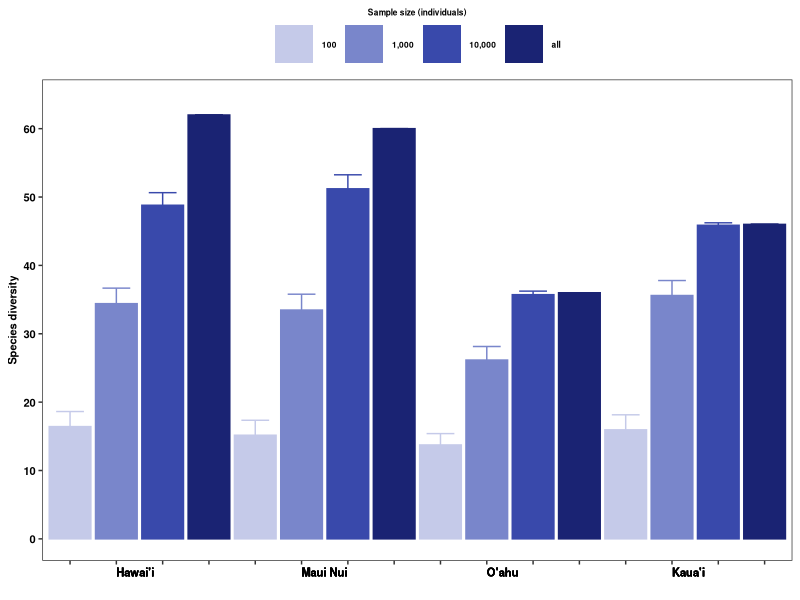

Write R code to recreate this figure.
##########
# Fig.x #
##########
# discard

require(dplyr)
require(ggplot2)
require(grid)
require(ggsci)
require(reshape2)

#########
# data ##
#########

#########
# data ##
#########

SppR<-read.csv("Cleaned_Data/RarefySppRichness_alldata.csv",header=T)

SppR$Rarefy<-factor(SppR$Rarefy, levels=c("N100","N1000","N10000","all"))
SppR$Location<-factor(SppR$Location,levels=c("Hawai'i Island","Maui Nui","O'ahu Island","Kaua'i Island"))

SppR$Loc_Rare<-as.factor(paste(SppR$Location,SppR$Rarefy,sep="_"))

SppR$Loc_Rare<-factor(SppR$Loc_Rare, levels=c("Hawai'i Island_N100","Hawai'i Island_N1000","Hawai'i Island_N10000","Hawai'i Island_all",
                                              "Maui Nui_N100","Maui Nui_N1000","Maui Nui_N10000","Maui Nui_all" ,
                                              "O'ahu Island_N100","O'ahu Island_N1000","O'ahu Island_N10000","O'ahu Island_all",
                                              "Kaua'i Island_N100","Kaua'i Island_N1000","Kaua'i Island_N10000","Kaua'i Island_all"))

SppR$Rarefy<-as.character(SppR$Rarefy)
SppR$Rarefy2<-ifelse(SppR$Rarefy=="N100","100",NA)
SppR$Rarefy2<-ifelse(SppR$Rarefy=="N1000","1,000",SppR$Rarefy2)
SppR$Rarefy2<-ifelse(SppR$Rarefy=="N10000","10,000",SppR$Rarefy2)
SppR$Rarefy2<-ifelse(SppR$Rarefy=="all","all",SppR$Rarefy2)
SppR$Rarefy2<-as.factor(SppR$Rarefy2)
SppR$Rarefy2<-factor(SppR$Rarefy2, levels=c("100","1,000","10,000","all"))

###########
# figure ##
###########

All_bar<-ggplot(SppR,aes(x=Loc_Rare,y=S,colour=Rarefy2, fill=Rarefy2))+ 
  geom_bar(stat="identity",position=position_dodge())+
  geom_errorbar(data=SppR,aes(ymin=S-se,ymax =S+se), width=0.6) +
  scale_x_discrete(labels=c("Hawai'i Island_N100"="","Hawai'i Island_N1000"="Hawai'i","Hawai'i Island_N10000"="","Hawai'i Island_all"="",
                            "Maui Nui_N100"="","Maui Nui_N1000"="Maui Nui","Maui Nui_N10000"="","Maui Nui_all"="" ,
                            "O'ahu Island_N100"="","O'ahu Island_N1000"="O'ahu","O'ahu Island_N10000"="","O'ahu Island_all"="",
                            "Kaua'i Island_N100"="","Kaua'i Island_N1000"="Kaua'i","Kaua'i Island_N10000"="","Kaua'i Island_all"=""))+
  
  scale_fill_manual(values=c("#C5CAE9","#7986CB","#3949AB","#1A2373"))+
  scale_colour_manual(values=c("#C5CAE9","#7986CB","#3949AB","#1A2373"))+
  
  scale_y_continuous(limits=c(0,64),breaks=c(0, 10, 20, 30, 40, 50, 60))+
  guides(colour=FALSE,fill=guide_legend(title="Sample size (individuals)",title.position = "top"))+
  labs(x="",y="Species diversity")+
  theme_bw()+theme(legend.position="top", 
                   axis.title.y=element_text(colour="black",face="bold",size=8),
                   axis.title.x=element_text(colour="black",face="bold",size=6),
                   axis.text.x=element_text(colour=c("black"),face="bold",size=8, hjust=c(0.2,0,0,0)),
                   axis.text.y=element_text(colour=c("black"),face="bold",size=8),
                   legend.text=element_text(colour=c("black"),face="bold",size=6),
                   legend.title = element_text(colour="black",face="bold",size=6),
                   legend.title.align = 0.5,
                   legend.key.size = unit(2,"line"),
                   legend.margin =margin(t=0, r=0, b=0, l=0, unit="cm"),
                   panel.grid.major = element_blank(), panel.grid.minor = element_blank())

#################
# combine panels#
#################

#require(cowplot)

png(filename="Figures/IslandLevel_Rare_SppDiv_FigS1.png", 
    units="in", 
    width=4, 
    height=3.5, 
    pointsize=2, 
    res=400)

All_bar


dev.off()


